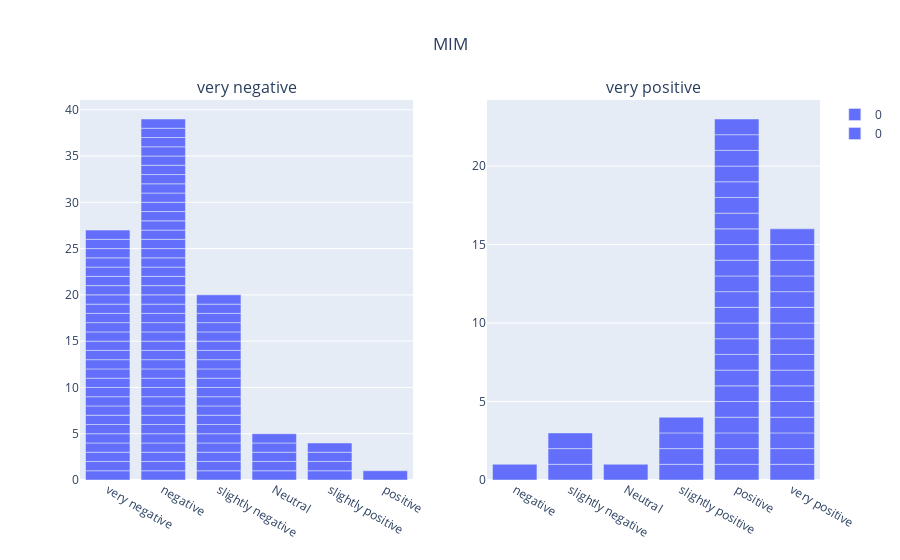

Notebook source saved alongside this figure:
### Code cell
df1 = pd.DataFrame(data=label_VN)
df2 = pd.DataFrame(data=label_N)
df3 = pd.DataFrame(data=label_SN)
df4 = pd.DataFrame(data=label_Neu)
df5 = pd.DataFrame(data=label_SP)
df6 = pd.DataFrame(data=label_P)
df7 = pd.DataFrame(data=label_VP)
order = ['very negative', 'negative', 'slightly negative', 'Neutral', 'slightly positive', 'positive', 'very positive']

fig1 = px.bar(df1)
fig7 = px.bar(df7)

fig1_traces = []
fig7_traces = []

for trace in range(len(fig1["data"])):
    fig1_traces.append(fig1["data"][trace])
for trace in range(len(fig7["data"])):
    fig7_traces.append(fig7["data"][trace])

this_figure = sp.make_subplots(rows=1, cols=2, subplot_titles=("very negative", "very positive"))
for traces in fig1_traces:
    this_figure.append_trace(traces, row=1, col=1)
for traces in fig7_traces:
    this_figure.append_trace(traces, row=1, col=2)

# this_figure.update_layout(height=600, width=1500, title_text="CMU-MOSI 7 Class Sentiment Intensity")
this_figure.update_layout(title_text='MIM', title_x=0.5)
this_figure.update_xaxes(categoryorder='array', categoryarray= order)
# this_figure.update_yaxes(range=[0,250])
this_figure.show()

### Figure 1 — Plotly figure (JSON) as saved in the notebook; plotly's stock layout.template omitted (floating-point values rounded to 4 significant figures)
{"data": [{"alignmentgroup": "True", "hovertemplate": "variable=0<br>value=%{x}<br>count=%{y}<extra></extra>", "legendgroup": "0", "marker": {"color": "#636efa", "pattern": {"shape": ""}}, "name": "0", "offsetgroup": "0", "orientation": "v", "showlegend": true, "textposition": "auto", "type": "bar", "x": ["Neutral", "very negative", "negative", "slightly negative", "very negative", "slightly positive", "very negative", "slightly positive", "negative", "negative", "slightly negative", "slightly positive", "negative", "slightly negative", "Neutral", "Neutral", "negative", "slightly negative", "slightly negative", "very negative", "very negative", "Neutral", "negative", "negative", "slightly negative", "negative", "very negative", "negative", "negative", "very negative", "very negative", "very negative", "very negative", "very negative", "negative", "slightly negative", "very negative", "very negative", "positive", "very negative", "negative", "very negative", "negative", "slightly negative", "negative", "slightly negative", "Neutral", "negative", "negative", "negative", "slightly negative", "very negative", "negative", "very negative", "negative", "negative", "negative", "very negative", "negative", "negative", "negative", "very negative", "very negative", "slightly negative", "slightly negative", "slightly negative", "slightly negative", "slightly positive", "slightly negative", "slightly negative", "negative", "slightly negative", "slightly negative", "slightly negative", "negative", "very negative", "very negative", "negative", "negative", "negative", "negative", "negative", "negative", "very negative", "negative", "very negative", "negative", "negative", "slightly negative", "negative", "very negative", "very negative", "negative", "negative", "negative", "very negative"], "xaxis": "x", "y": [1, 1, 1, 1, 1, 1, 1, 1, 1, 1, 1, 1, 1, 1, 1, 1, 1, 1, 1, 1, 1, 1, 1, 1, 1, 1, 1, 1, 1, 1, 1, 1, 1, 1, 1, 1, 1, 1, 1, 1, 1, 1, 1, 1, 1, 1, 1, 1, 1, 1, 1, 1, 1, 1, 1, 1, 1, 1, 1, 1, 1, 1, 1, 1, 1, 1, 1, 1, 1, 1, 1, 1, 1, 1, 1, 1, 1, 1, 1, 1, 1, 1, 1, 1, 1, 1, 1, 1, 1, 1, 1, 1, 1, 1, 1, 1], "yaxis": "y"}, {"alignmentgroup": "True", "hovertemplate": "variable=0<br>value=%{x}<br>count=%{y}<extra></extra>", "legendgroup": "0", "marker": {"color": "#636efa", "pattern": {"shape": ""}}, "name": "0", "offsetgroup": "0", "orientation": "v", "showlegend": true, "textposition": "auto", "type": "bar", "x": ["slightly negative", "slightly positive", "negative", "very positive", "very positive", "positive", "slightly negative", "positive", "positive", "very positive", "very positive", "slightly positive", "very positive", "very positive", "positive", "positive", "very positive", "very positive", "very positive", "very positive", "positive", "slightly negative", "very positive", "very positive", "positive", "very positive", "slightly positive", "very positive", "positive", "Neutral", "positive", "positive", "positive", "positive", "positive", "very positive", "positive", "slightly positive", "positive", "positive", "positive", "positive", "positive", "positive", "positive", "positive", "very positive", "positive"], "xaxis": "x2", "y": [1, 1, 1, 1, 1, 1, 1, 1, 1, 1, 1, 1, 1, 1, 1, 1, 1, 1, 1, 1, 1, 1, 1, 1, 1, 1, 1, 1, 1, 1, 1, 1, 1, 1, 1, 1, 1, 1, 1, 1, 1, 1, 1, 1, 1, 1, 1, 1], "yaxis": "y2"}], "layout": {"annotations": [{"font": {"size": 16}, "showarrow": false, "text": "very negative", "x": 0.225, "xanchor": "center", "xref": "paper", "y": 1, "yanchor": "bottom", "yref": "paper"}, {"font": {"size": 16}, "showarrow": false, "text": "very positive", "x": 0.775, "xanchor": "center", "xref": "paper", "y": 1, "yanchor": "bottom", "yref": "paper"}], "title": {"text": "MIM", "x": 0.5}, "xaxis": {"anchor": "y", "categoryarray": ["very negative", "negative", "slightly negative", "Neutral", "slightly positive", "positive", "very positive"], "categoryorder": "array", "domain": [0, 0.45]}, "xaxis2": {"anchor": "y2", "categoryarray": ["very negative", "negative", "slightly negative", "Neutral", "slightly positive", "positive", "very positive"], "categoryorder": "array", "domain": [0.55, 1]}, "yaxis": {"anchor": "x", "domain": [0, 1]}, "yaxis2": {"anchor": "x2", "domain": [0, 1]}}}
